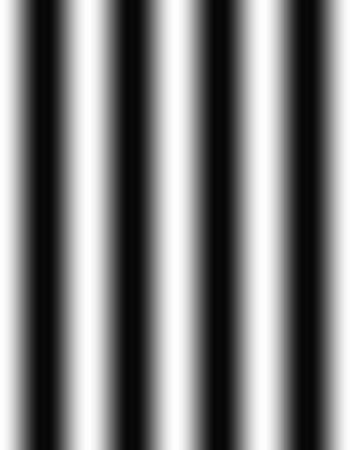
#> input picture lab3/figure2.jpg, 350 x 450 px, found by its file name
$ python fig2_shift.py
#> lines starting #> are read from the running program, lines starting #| are printed output that depends on the picture
import cv2
import numpy as np
import matplotlib.pyplot as plt
#import fft process
img = cv2.imread(r'D:\Lab\Telecommunication Lab\lab3\figure2.jpg',0)
#> img is the input picture: shape (450, 350); min 6, max 254, mean 125.7
fft = np.fft.fft2(img)
fft_vis = np.abs(fft)
fftshift_vis = np.fft.fftshift(fft_vis)
#2d plot
plt.subplot(131)
plt.imshow(img,cmap='gray')
plt.title('Original Image')
plt.subplot(132)
plt.imshow(fft_vis,cmap='gray')
plt.title('FFT')
plt.subplot(133)
plt.imshow(fftshift_vis,cmap='gray')
plt.title('Shifted FFT')
plt.suptitle('Figure 2 2D View',y=0.85)
#3d plot
x,y = np.mgrid[0:img.shape[0],0:img.shape[1]]
fig = plt.figure()
ax = fig.add_subplot(131,projection='3d')
ax2 = fig.add_subplot(132,projection='3d')
ax3 = fig.add_subplot(133,projection='3d')
ax.plot_surface(x,y,img, rstride=1, cstride=1, linewidth=0, cmap='gray')
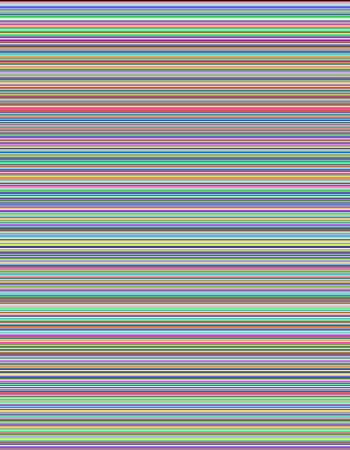
#> x: shape (450, 350) int64; 450 distinct labels, from 0 to 449; one colour per label, 0 black
ax.set_title('Original Image')
ax2.plot_surface(x,y,fft_vis, rstride=1, cstride=1, linewidth=0, cmap='gray')
ax2.set_title('FFT')
ax3.plot_surface(x,y,fftshift_vis, rstride=1, cstride=1, linewidth=0, cmap='gray')
ax3.set_title('Shifted FFT')
plt.suptitle('Figure 2 3D Surface View',y=0.8)
plt.show()
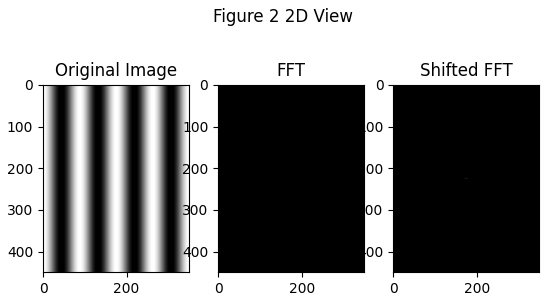
#> figure drawn by matplotlib, 3 panels
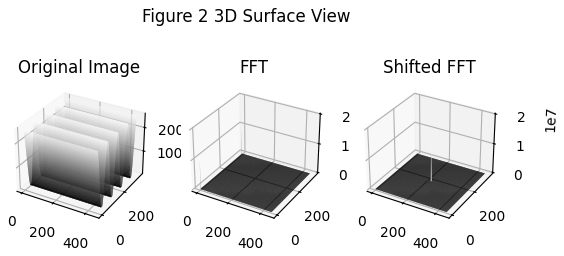
#> figure drawn by matplotlib, 3 panels
